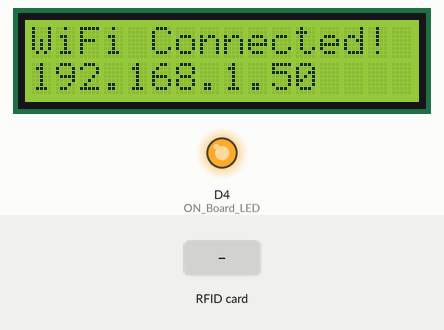
This sketch was run on a simulated ESP8266 (NodeMCU). On the bench: 16×2 character LCD, output pins drawn as LEDs (lit = HIGH). The test bench sets the inputs (shaded band). WiFi joins after 1.5 s; servers stay silent unless stated; uploads are accepted with an empty reply; what the sketch prints to the serial monitor is not drawn.

Above: at 1.7 s.
At 4.8 s:
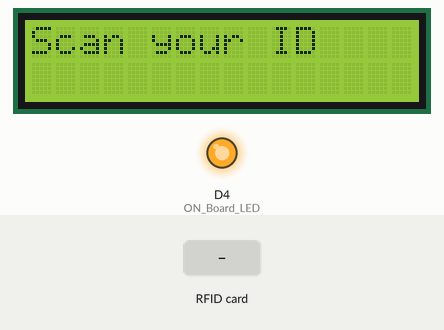
4.9 s: RFID card 5E 7A 19 C4 held to the reader
At 5.02 s:
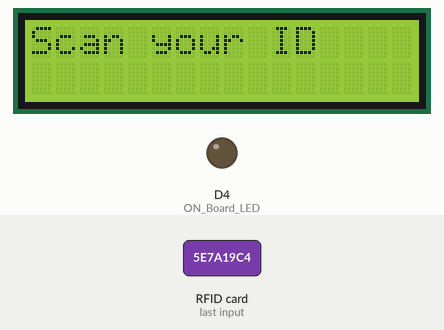
At 6.0 s:
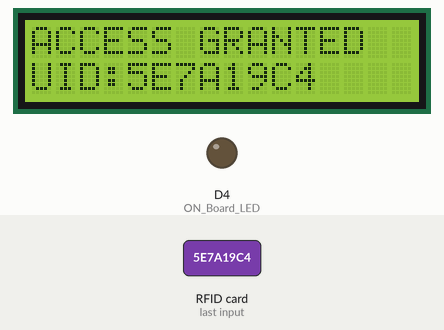
Timing chart, 0 to 9.7 s (numbered marks = the images above; inputs shaded):
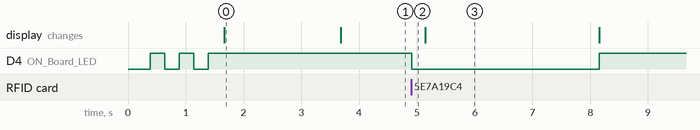

Measured:
- after the input at 4.9 s, D4 (ON_Board_LED): HIGH → LOW at once, → HIGH 3.2 s later
- what the display in image 0 shows lasts 2.0 s, from 1.7 s to 3.7 s

The sketch:

test1.ino
```cpp
#include <ESP8266WiFi.h>
#include <ESP8266WebServer.h>
#include <ESP8266HTTPClient.h>
#include <SPI.h>
#include <MFRC522.h>
#include <Wire.h>
#include <LiquidCrystal_I2C.h>

// RFID Module connections
#define SS_PIN D2
#define RST_PIN D1
MFRC522 mfrc522(SS_PIN, RST_PIN);

// On-board LED
#define ON_Board_LED 2

// WiFi credentials
const char* ssid = "Internet";
const char* password = "Fastwords-111";

// Web server
ESP8266WebServer server(80);

// LCD config
LiquidCrystal_I2C lcd(0x27, 16, 2);

// RFID variables
int readsuccess;
byte readcard[4];
String StrUID;

void setup() {
  Serial.begin(115200);
  SPI.begin();
  mfrc522.PCD_Init();

  Wire.begin(D3, D4);
  lcd.init();
  lcd.backlight();

  lcd.setCursor(0, 0);
  lcd.print("Connecting to");
  lcd.setCursor(0, 1);
  lcd.print("WiFi...");

  WiFi.begin(ssid, password);
  pinMode(ON_Board_LED, OUTPUT);
  digitalWrite(ON_Board_LED, HIGH);

  Serial.print("Connecting");
  while (WiFi.status() != WL_CONNECTED) {
    Serial.print(".");
    digitalWrite(ON_Board_LED, LOW);
    delay(250);
    digitalWrite(ON_Board_LED, HIGH);
    delay(250);
  }

  digitalWrite(ON_Board_LED, HIGH);

  lcd.clear();
  lcd.setCursor(0, 0);
  lcd.print("WiFi Connected!");
  lcd.setCursor(0, 1);
  lcd.print(WiFi.localIP());
  delay(2000);

  lcd.clear();
  lcd.setCursor(0, 0);
  lcd.print("Scan your ID");

  Serial.println("\nConnected to WiFi!");
  Serial.print("IP address: ");
  Serial.println(WiFi.localIP());
  Serial.println("Waiting for RFID scan...");
}

void loop() {
  readsuccess = getid();

  if (readsuccess) {
    digitalWrite(ON_Board_LED, LOW);

    HTTPClient http;
    String UIDresultSend = StrUID;
    String postData = "UIDresult=" + UIDresultSend;

    http.begin("http://192.168.1.10/NodeMCU-and-RFID-RC522-IoT-Projects/getUID.php");
    http.addHeader("Content-Type", "application/x-www-form-urlencoded");

    int httpCode = http.POST(postData);
    String payload = http.getString();

    Serial.println("UID Sent: " + UIDresultSend);
    Serial.print("HTTP Code: ");
    Serial.println(httpCode);
    Serial.println("Response: " + payload);

    lcd.clear();
    if (httpCode == 200) {
      lcd.setCursor(0, 0);
      lcd.print("ACCESS GRANTED");
    } else {
      lcd.setCursor(0, 0);
      lcd.print("ACCESS DENIED");
    }

    lcd.setCursor(0, 1);
    lcd.print("UID:");
    lcd.print(UIDresultSend);

    http.end();
    delay(3000);

    lcd.clear();
    lcd.setCursor(0, 0);
    lcd.print("Scan your ID");

    digitalWrite(ON_Board_LED, HIGH);
  }
}

// Read RFID UID
int getid() {
  if (!mfrc522.PICC_IsNewCardPresent()) return 0;
  if (!mfrc522.PICC_ReadCardSerial()) return 0;

  StrUID = "";
  for (int i = 0; i < mfrc522.uid.size; i++) {
    if (mfrc522.uid.uidByte[i] < 0x10) StrUID += "0";
    StrUID += String(mfrc522.uid.uidByte[i], HEX);
  }
  StrUID.toUpperCase();

  Serial.println("Card UID: " + StrUID);

  mfrc522.PICC_HaltA();
  return 1;
}
```
